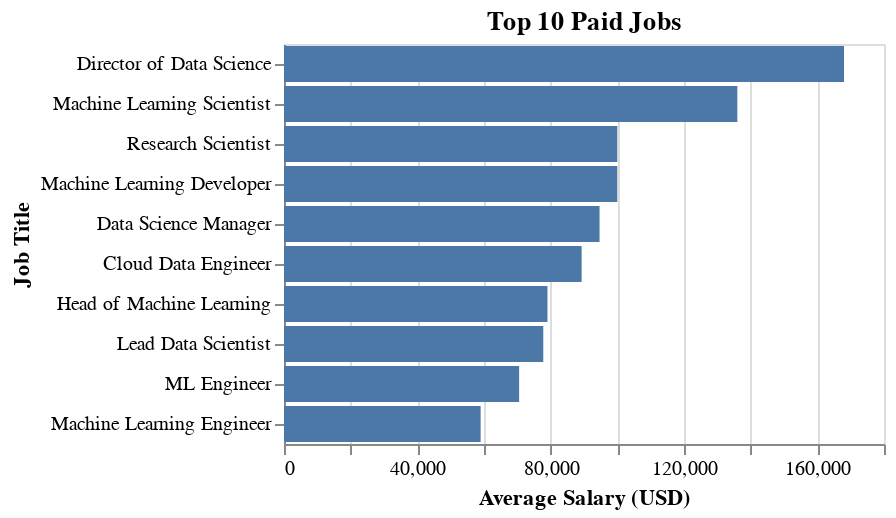

This figure's notebook cell:
### Code cell
selected_continent = ['Asia']
selected_top_n = 10

filtered_df = df.copy()
if selected_continent:
    filtered_df = filtered_df[filtered_df['continent'].isin(selected_continent)]
    average_salaries = pd.DataFrame(filtered_df.groupby('job_title')['salary_in_usd'].mean())
    sorted_df = average_salaries.sort_values(by='salary_in_usd', ascending=False)
    top_n = sorted_df.head(selected_top_n).reset_index()

bar_plot = alt.Chart(top_n).mark_bar().encode(
    y= alt.Y('job_title:N', sort='-x', title='Job Title'),  
    x= alt.X('salary_in_usd:Q', title='Average Salary (USD)'),
    tooltip=[
        alt.Tooltip('salary_in_usd:Q', title='Average Salaries (USD)'),
        alt.Tooltip('job_title:N', title='Job Title')
    ] 
).properties(
    title=f'Top {selected_top_n} Paid Jobs')

bar_plot

### Figure 1 — Vega-Lite specification as saved in the notebook (floating-point values rounded to 4 significant figures)
{"config": {"view": {"continuousWidth": 300, "continuousHeight": 300}}, "data": {"name": "data-1a40a7ffef7fc371abf8064e756d2232"}, "mark": {"type": "bar"}, "encoding": {"tooltip": [{"field": "salary_in_usd", "title": "Average Salaries (USD)", "type": "quantitative"}, {"field": "job_title", "title": "Job Title", "type": "nominal"}], "x": {"field": "salary_in_usd", "title": "Average Salary (USD)", "type": "quantitative"}, "y": {"field": "job_title", "sort": "-x", "title": "Job Title", "type": "nominal"}}, "title": "Top 10 Paid Jobs", "$schema": "https://vega.github.io/schema/vega-lite/v5.17.0.json", "datasets": {"data-1a40a7ffef7fc371abf8064e756d2232": [{"job_title": "Director of Data Science", "salary_in_usd": 168000.0}, {"job_title": "Machine Learning Scientist", "salary_in_usd": 136000.0}, {"job_title": "Research Scientist", "salary_in_usd": 100000.0}, {"job_title": "Machine Learning Developer", "salary_in_usd": 100000.0}, {"job_title": "Data Science Manager", "salary_in_usd": 94660.0}, {"job_title": "Cloud Data Engineer", "salary_in_usd": 89290.0}, {"job_title": "Head of Machine Learning", "salary_in_usd": 79040.0}, {"job_title": "Lead Data Scientist", "salary_in_usd": 77780.0}, {"job_title": "ML Engineer", "salary_in_usd": 70540.0}, {"job_title": "Machine Learning Engineer", "salary_in_usd": 58990.0}]}}
